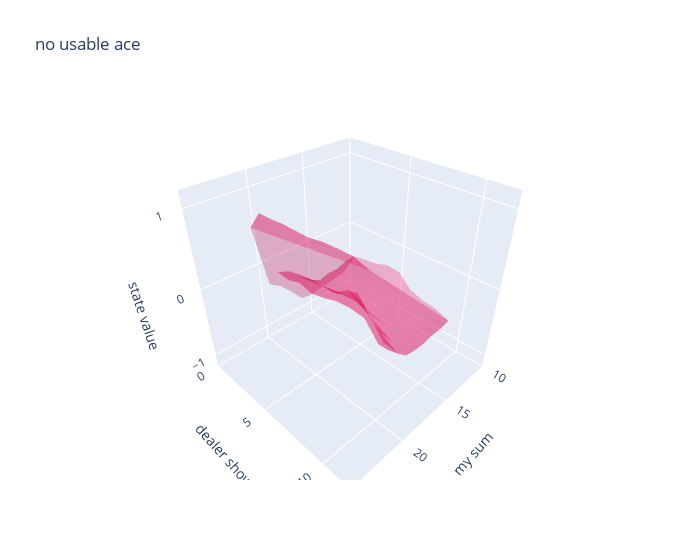

Source (notebook cell):
### Code cell
fig = go.Figure(
    data=[
        go.Mesh3d(
            x=[v[0][0] for v in V if v[0][2] % 2 == 0],
            y=[v[0][1] for v in V if v[0][2] % 2 == 0],
            z=[v[1] for v in V if v[0][2] % 2 == 0],
            opacity=0.5,
            color="rgba(244,22,100,0.6)",
        )
    ]
)

fig.update_layout(
    title="no usable ace",
    scene=dict(
        xaxis=dict(
            nticks=4,
            title="my sum",
            range=[10, 25],
        ),
        yaxis=dict(
            title="dealer show",
            nticks=4,
            range=[0, 12],
        ),
        zaxis=dict(
            title="state value",
            nticks=4,
            range=[-1.2, 1.2],
        ),
    ),
    width=700,
)

fig.show()

### Figure 1 — Plotly figure (JSON) as saved in the notebook; plotly's stock layout.template omitted (floating-point values rounded to 4 significant figures)
{"data": [{"color": "rgba(244,22,100,0.6)", "opacity": 0.5, "type": "mesh3d", "x": [12, 12, 12, 12, 12, 12, 12, 12, 12, 12, 13, 13, 13, 13, 13, 13, 13, 13, 13, 13, 14, 14, 14, 14, 14, 14, 14, 14, 14, 14, 15, 15, 15, 15, 15, 15, 15, 15, 15, 15, 16, 16, 16, 16, 16, 16, 16, 16, 16, 16, 17, 17, 17, 17, 17, 17, 17, 17, 17, 17, 18, 18, 18, 18, 18, 18, 18, 18, 18, 18, 19, 19, 19, 19, 19, 19, 19, 19, 19, 19, 20, 20, 20, 20, 20, 20, 20, 20, 20, 20, 21, 21, 21, 21, 21, 21, 21, 21, 21, 21], "y": [1, 2, 3, 4, 5, 6, 7, 8, 9, 10, 1, 2, 3, 4, 5, 6, 7, 8, 9, 10, 1, 2, 3, 4, 5, 6, 7, 8, 9, 10, 1, 2, 3, 4, 5, 6, 7, 8, 9, 10, 1, 2, 3, 4, 5, 6, 7, 8, 9, 10, 1, 2, 3, 4, 5, 6, 7, 8, 9, 10, 1, 2, 3, 4, 5, 6, 7, 8, 9, 10, 1, 2, 3, 4, 5, 6, 7, 8, 9, 10, 1, 2, 3, 4, 5, 6, 7, 8, 9, 10, 1, 2, 3, 4, 5, 6, 7, 8, 9, 10], "z": [-0.6191, -0.2733, -0.2364, -0.2118, -0.1493, -0.1662, -0.3384, -0.3996, -0.4239, -0.4951, -0.6487, -0.2758, -0.2438, -0.2074, -0.198, -0.1763, -0.3785, -0.4131, -0.4447, -0.5246, -0.6651, -0.3309, -0.2958, -0.2871, -0.2129, -0.1842, -0.3773, -0.4419, -0.4861, -0.5283, -0.6771, -0.324, -0.3066, -0.2876, -0.2394, -0.2511, -0.3934, -0.4422, -0.5082, -0.5558, -0.7001, -0.3633, -0.3439, -0.2851, -0.2901, -0.2511, -0.4353, -0.4752, -0.5237, -0.5566, -0.6753, -0.2853, -0.2498, -0.2583, -0.2121, -0.1966, -0.2203, -0.4294, -0.4635, -0.5293, -0.4915, -0.1279, -0.09382, -0.08906, -0.09838, -0.01386, 0.09518, -0.1337, -0.3652, -0.393, -0.3179, -0.00427, 0.006153, 0.07695, 0.07744, 0.08096, 0.219, 0.1852, -0.02588, -0.2409, -0.2164, 0.05695, 0.03924, 0.09775, 0.05306, 0.09537, 0.1581, 0.1766, 0.1605, -0.06108, 0.6261, 0.8712, 0.8756, 0.8917, 0.8864, 0.8903, 0.9251, 0.9346, 0.9396, 0.8841]}], "layout": {"scene": {"xaxis": {"nticks": 4, "range": [10, 25], "title": {"text": "my sum"}}, "yaxis": {"nticks": 4, "range": [0, 12], "title": {"text": "dealer show"}}, "zaxis": {"nticks": 4, "range": [-1.2, 1.2], "title": {"text": "state value"}}}, "title": {"text": "no usable ace"}, "width": 700}}
